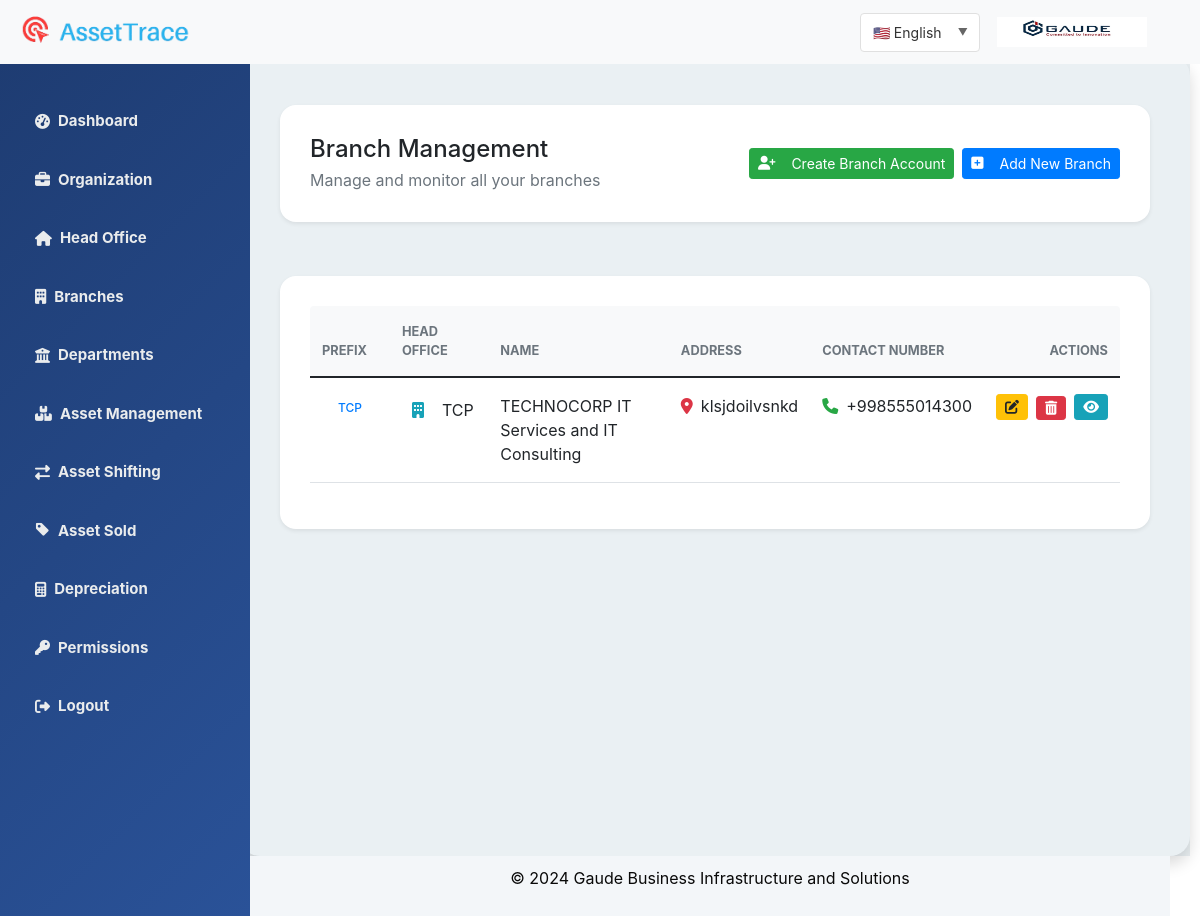
Screenshot of /list-of-branches/ (signed in) with the database file from the repository.
### authentication/models.py (models this page shows, shortened)
class Branches(models.Model):
    prefix = models.CharField(max_length=10, unique=True)
    head_office = models.ForeignKey(HeadOffice, on_delete=models.CASCADE,null=True,blank=True,related_name='branches')
    branch_name = models.CharField(max_length=255)
    branch_address = models.CharField(max_length=255)
    branch_contact_number = models.CharField(max_length=15,validators=[validate_phone_number])
    logo_image=models.ImageField(upload_to='offiec_logo')
    created_at=models.DateTimeField(auto_now_add=True)

class HeadOffice(models.Model):
    prefix = models.CharField(max_length=10, unique=True)
    client = models.ForeignKey(Client, on_delete=models.CASCADE)
    name = models.CharField(max_length=255)
    address = models.CharField(max_length=255)
    contact_number = models.CharField(max_length=15,validators=[validate_phone_number])
    is_branch = models.BooleanField(default=False)
    logo_image=models.ImageField(upload_to='offiec_logo')
    created_at=models.DateTimeField(auto_now_add=True)
    def __str__(self):
        return f"{self.prefix}"

### authentication/views.py (the view)
# urls.py: path('list-of-branches/',views.listofBranches,name='branch_list'),
def listofBranches(request):
    user = request.user
    if user.is_superuser:
        branches = Branches.objects.all()
    elif user.is_superadmin and user.head_office:
        branches = Branches.objects.filter(head_office=user.head_office)
    else:
        branches = Branches.objects.none()
    return render(request, 'authentication/list_of_branches.html', {'branches': branches})

### authentication/context_processors.py (called while the page is built)
def user_role(request):
    if request.user.is_authenticated:
        user = request.user
        if user.is_superuser:
            role = 'master'
        elif user.is_superadmin:
            role = 'super_admin'
        elif user.is_admin:
            role = 'admin'
        else:
            role = 'unknown'
    else:
        role = 'guest'
    return {'user_role': role}

def logo_context(request):
    if not request.user.is_authenticated:
        return {}
    user = request.user
    if user.head_office and user.head_office.logo_image:
        logo_url = user.head_office.logo_image.url
    elif user.branch and user.branch.logo_image:
        logo_url = user.branch.logo_image.url
    else:
        logo_url = None
    return {
        'logo_url': logo_url,
    }

### templates/authentication/list_of_branches.html (shortened to what this page needs)
{% extends 'authentication/dashboard.html' %}
{% load i18n %}
{% block body %}
<div class="container-fluid py-4">
    <div class="row mb-4">
        <div class="col-12">
            <div class="card border-0 shadow-sm">
                <div class="card-body d-flex justify-content-between align-items-center">
                    <div>
                        <h4 class="mb-1">{% trans "Branch Management" %}</h4>
                        <p class="text-muted mb-0">{% trans "Manage and monitor all your branches" %}</p>
                    </div>
                    <div class="d-flex gap-2">
                        <a href="{% url 'create_admin' %}" class="btn btn-success btn-sm d-flex align-items-center">
                            <i class="fa-solid fa-user-plus me-2"></i>
                            {% trans "Create Branch Account" %}
                        </a>
                        <a href="{% url 'add_branches' %}" class="btn btn-primary btn-sm d-flex align-items-center">
                            <i class="fa-solid fa-square-plus me-2"></i>
                            {% trans "Add New Branch" %}
                        </a>
                    </div>
                </div>
            </div>
        </div>
    </div>
    <div class="row">
        <div class="col-12">
            <div class="card border-0 shadow-sm">
                <div class="card-body">
                    <div class="table-responsive">
                        <table class="table table-hover align-middle">
                            <thead class="bg-light">
                                <tr>
                                    <th class="border-0 rounded-start">
                                        <div class="text-muted text-uppercase small fw-bold">{% trans "Prefix" %}</div>
                                    </th>
                                    <th class="border-0">
                                        <div class="text-muted text-uppercase small fw-bold">{% trans "Head Office" %}</div>
                                    </th>
                                    <th class="border-0">
                                        <div class="text-muted text-uppercase small fw-bold">{% trans "Name" %}</div>
                                    </th>
                                    <th class="border-0">
                                        <div class="text-muted text-uppercase small fw-bold">{% trans "Address" %}</div>
                                    </th>
                                    <th class="border-0">
                                        <div class="text-muted text-uppercase small fw-bold">{% trans "Contact Number" %}</div>
                                    </th>
                                    <th class="border-0 rounded-end text-end">
                                        <div class="text-muted text-uppercase small fw-bold">{% trans "Actions" %}</div>
                                    </th>
                                </tr>
                            </thead>
                            <tbody>
                                {% for branch in branches %}
                                <tr class="align-middle">
                                    <td>
                                        <span class="badge bg-primary-subtle text-primary">{{ branch.prefix }}</span>
                                    </td>
                                    <td>
                                        <div class="d-flex align-items-center">
                                            <div class="avatar-sm bg-info-subtle text-info rounded-circle me-2 d-flex align-items-center justify-content-center">
                                                <i class="fas fa-building"></i>
                                            </div>
                                            {{ branch.head_office }}
                                        </div>
                                    </td>
                                    <td>{{ branch.branch_name }}</td>
                                    <td>
                                        <div class="d-flex align-items-center">
                                            <i class="fas fa-map-marker-alt text-danger me-2"></i>
                                            {{ branch.branch_address }}
                                        </div>
                                    </td>
                                    <td>
                                        <div class="d-flex align-items-center">
                                            <i class="fas fa-phone text-success me-2"></i>
                                            {{ branch.branch_contact_number }}
                                        </div>
                                    </td>
                                    <td>
                                        <div class="d-flex gap-2 justify-content-end">
                                            <a href="{% url 'edit_branch' branch.id %}" class="btn btn-warning btn-sm" data-bs-toggle="tooltip" title="{% trans 'Edit Branch' %}">
                                                <i class="fas fa-edit"></i>
                                            </a>
                                            <form action="{% url 'delete_branch' branch.id %}" method="post" class="d-inline">
                                                <button type="button" class="btn btn-danger btn-sm" onclick="confirmDelete(this)" data-bs-toggle="tooltip" title="{% trans 'Delete Branch' %}">
                                                    <i class="fas fa-trash-alt"></i>
                                                </button>
                                            </form>
                                            <a href="{% url 'asset_filter_by_branches' branch.id %}" class="btn btn-info btn-sm" data-bs-toggle="tooltip" title="{% trans 'View Assets' %}">
                                                <i class="fas fa-eye"></i>
                                            </a>
                                        </div>
                                    </td>
                                </tr>
                                {% endfor %}
                            </tbody>
                        </table>
                    </div>
                </div>
            </div>
        </div>
    </div>
</div>
<link rel="stylesheet" href="https://cdn.jsdelivr.net/npm/sweetalert2@11/dist/sweetalert2.min.css">
{% endblock %}

### static/css/style.css (style rules this page uses)
body { font-family: 'Wittgenstein', sans-serif; background-color: #babcbd; padding-top: 56px; }
.card { padding: 10px; margin: 15px; border-radius: 10px; }
.card a { text-decoration: none; }

### templates/authentication/list_of_branches.html (style rules this page uses)
.avatar-sm { width: 32px; height: 32px; }
.btn { display: inline-flex; align-items: center; justify-content: center; gap: 0.5rem; padding: 0.5rem 1rem; transition: all 0.2s ease; }
.btn-sm { padding: 0.25rem 0.5rem; }
.table th { font-weight: 600; padding-top: 1rem; padding-bottom: 1rem; }
.table td { padding-top: 1rem; padding-bottom: 1rem; }
.badge { padding: 0.5rem 1rem; font-weight: 500; }
.card { animation: fadeIn 0.6s ease-out forwards; border-radius: 1rem; }

### rows the page displays
Branches: prefix "TCP", head_office "TCP", branch_name "TECHNOCORP IT Services and IT Consulting", branch_address "klsjdoilvsnkd", branch_contact_number "+998555014300"
